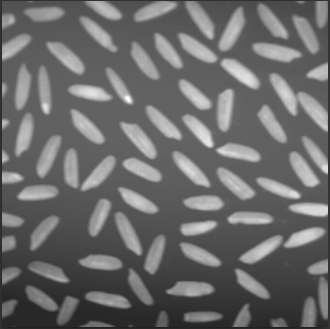
#> input picture Segmentação de arroz/arroz.png, 330 x 329 px
$ jupyter execute seg_arroz.ipynb
#> lines starting #> are read from the running program, lines starting #| are printed output that depends on the picture; after the words box and inside, x2 and y2 are one past the last pixel; in counts of white or black regions, pixels touching at a corner belong together
# Segmentação e contornos de graõs de arroz
Para a realização deste trabalho é usado a linguagem de programação [Python](https://www.python.org/) na versão 3.8. Para a implementação do algoritmo é usado as bibliotecas: [Opencv](https://opencv.org/) na versão 3.5, [Imutils](https://github.com/jrosebr1/imutils) na versão 0.5.4, e [Matplotlib](https://matplotlib.org/stable/index.html) na versão 3.3.

  * Primeiro é usado um algoritmo de segmentação, para posteriormente, realizar os contornos apenas nos objetos de interesse.
   *  [*Adaptive Threshold*](https://docs.opencv.org/3.4/d7/d4d/tutorial_py_thresholding.html)
  * Posteriormente é usado um tecnicas de cotornos de objetos em imagens.
      * [findContours](https://docs.opencv.org/master/d4/d73/tutorial_py_contours_begin.html)
      * [drawContours](https://docs.opencv.org/master/d4/d73/tutorial_py_contours_begin.html)
      * [grab_contours]()

[cell 1]
# Bibliotecas usadas
import cv2
import matplotlib.pyplot as plt
import imutils

### Função para plotar as imagens

[cell 2]
def image_plot(img, seg_img, titulo): # Recebe duas imagens e uma lista com os titulos
    img = cv2.cvtColor(img, cv2.COLOR_BGR2RGB) #Covertendo a imagem para RGB
    seg_img = cv2.cvtColor(seg_img, cv2.COLOR_BGR2RGB) #Covertendo a imagem para RGB

    fig, ax1 = plt.subplots(1, 2, figsize=(12, 8)) # Criando os objetos para o subplot
    plt.tight_layout() # Definindo Layaut da imagem
    fig.suptitle(titulo[0]) # Titulo da figura
    ax1[0].set_title(titulo[1]) # Titulo da primeira subfigura
    ax1[1].set_title(titulo[2]) # # Titulo da segunda subfigura

    ax1[0].imshow(img) # Platando a primeira imagem
    ax1[1].imshow(seg_img) # Platando a segunda imagem

    plt.show()

### Lenado a imagem e transformando a mesma em escala de cinza

[cell 3]
# Lendo a imagem e deixando ela com a escala de 500 por 500
image = cv2.imread("arroz.png") # Lendo a imagem
#> image is the input picture: shape (329, 330, 3); min 34, max 255, mean 107
image = cv2.resize(image, (500, 500)) # Transformando o tamanho em 500 por 500 pixeis
#> image: shape (500, 500, 3)
gray_image = cv2.cvtColor(image, cv2.COLOR_BGR2GRAY) # Transformando em escala de Cinzar

### Usando *Adaptive Threshold* do opencv para segmentar os grãos de arroz

O *Adaptive Threshold* é um algoritmo de segmentação baseado limiaridade que usa limiares adaptativos, esse algoritmo determina o limite de um pixel com base em uma pequena região ao seu redor. Portanto, é obitdo limites diferentes para regiões diferentes da mesma imagem, o que dá melhores resultados para imagens com iluminação variável.

Esse algoritmo possuí 6 parâmetros de entrada:

   * O primeiro é a imagem que será segmentada que deve ser uma imagem em tons de cinza (image).
   * O segundo consiste no valor maximo de máximo atribuído a valores de pixel que excedem o limite (255.0).
   * O terceiro parametro cosiste no método de limiarização, esse método usa a média da área vizinhança menos uma constante [(ADAPTIVE_THRESH_MEAN_C)](https://docs.opencv.org/4.4.0/d7/d1b/group__imgproc__misc.html#ggaa42a3e6ef26247da787bf34030ed772cad0c5199ae8637a6b195062fea4789fa9).
   * O quanto argumento da função consiste no tipo de limearizador que nesse caso é o [(THRESH_BINARY)](https://docs.opencv.org/4.4.0/d7/d1b/group__imgproc__misc.html#ggaa9e58d2860d4afa658ef70a9b1115576a147222a96556ebc1d948b372bcd7ac59), transforma uma imagem em tons de cinza em uma imagem binária, ou seja, os pixeis com o valor maior que o limear é atribuido a 0.
   * O quinto argumento da função consiste no tamanhos da vizinhaça usada para calcular a media, 51 ou senha a visinhaça vai ser de 51x51 pixeis.
   * Por fim a constante que é usada para subtrar a média dos pixeis vizinhos (-20.0)


[cell 4]
# Usando a função do OpenCV para aplicar o adaptiveThreshold para seguimentar a imagem
output_adapthresh = cv2.adaptiveThreshold(gray_image, 255.0,
		 cv2.ADAPTIVE_THRESH_MEAN_C, cv2.THRESH_BINARY,  51,  -20.0)
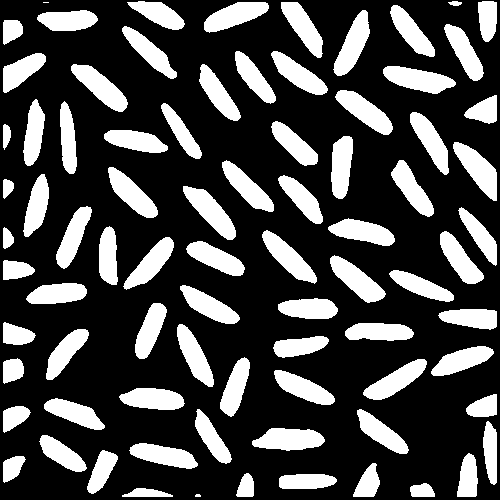
#> output_adapthresh: shape (500, 500); 28.2% white; 82 white regions (2 under 20 px), largest, box (x1, y1, x2, y2) and area: (383, 66, 456, 94) 1243, (252, 428, 325, 451) 1236, (183, 186, 236, 240) 1212

[cell 5]
# Plotando a imagem normal e a imagem segmentada lado a lado.
image_plot(image, output_adapthresh, ["Adaptive Threshold", "Imagem Normal",
                                       "Imagem segmentada"])
#> in image_plot, `seg_img = cv2.cvtColor(seg_img, cv2.COLOR_BGR2RGB)`: seg_img: shape (500, 500, 3); 28.2% white; 82 white regions (2 under 20 px)
#> in image_plot, `plt.show()`:
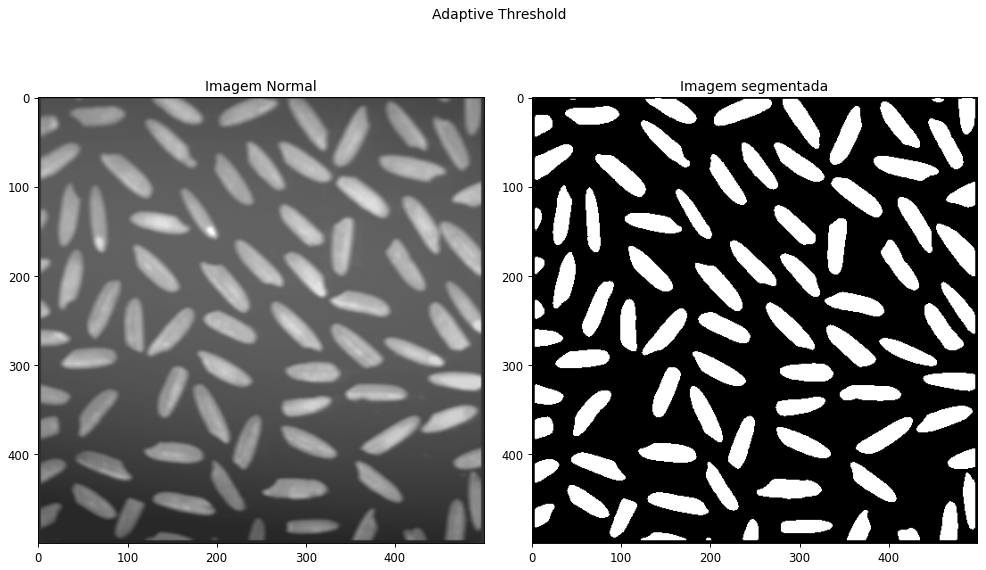
#> figure drawn by matplotlib, 2 panels

### Aplicando os contornos vermelhos nos objetos segmentados
Os contornos podem ser explicados simplesmente como uma curva que une todos os pontos contínuos (ao longo da fronteira), tendo a mesma cor ou intensidade. Os contornos são uma ferramenta útil para análise de formas e detecção e reconhecimento de objetos.

É utilizado três funções para realizar os contornos:
  * [findContours](https://docs.opencv.org/master/d4/d73/tutorial_py_contours_begin.html) do Opencv
     * Há três argumentos na função *cv.findContours()*, o primeiro é a imagem de origem, o segundo é o modo de recuperação de contorno e o terceiro é o método de aproximação de contorno. *cnts* é uma lista Python de todos os contornos da imagem. Cada contorno individual é um array de coordenadas (x, y) de pontos de fronteira do objeto.

  * [grab_contours]() da biblioteca Imutils
   * Essa biblioteca é usada apenas para normalizar o tipo de retorno da lista de contorno, para ser compatível com a proxima função *drawContours*

  * [drawContours](https://docs.opencv.org/master/d4/d73/tutorial_py_contours_begin.html) também do Opencv
      * Para desenhar os contornos, a função *cv.drawContours* é usada. Ela também pode ser usado para desenhar qualquer forma, desde que tenha os pontos de limite. Seu primeiro argumento é a imagem de origem, o segundo argumento são os contornos que devem ser passados como uma lista Python, o terceiro argumento é o índice de contornos (útil ao desenhar contornos individuais, para desenhar todos os contornos, usa-se  -1) e os argumentos restantes são cor (Vermelha "0, 0, 255") e espessura do cotorno.


[cell 6]
cnts = cv2.findContours(output_adapthresh, cv2.RETR_EXTERNAL, cv2.CHAIN_APPROX_SIMPLE) # Criando a lista de contornos
#> cnts = 82 contours, 2 with area under 20; largest, box (x1, y1, x2, y2) and area: (383, 66, 456, 94) 1166, (252, 428, 325, 451) 1160, (183, 186, 236, 240) 1145, (453, 142, 497, 201) 1143, (71, 64, 128, 112) 1138
cnts = imutils.grab_contours(cnts) # Normalizando o tipo da lista

for c in cnts:
    cv2.drawContours(image, [c], -1, (0, 0, 255), 2) # Realizando os contornos na imagem
#> this loop made 82 passes
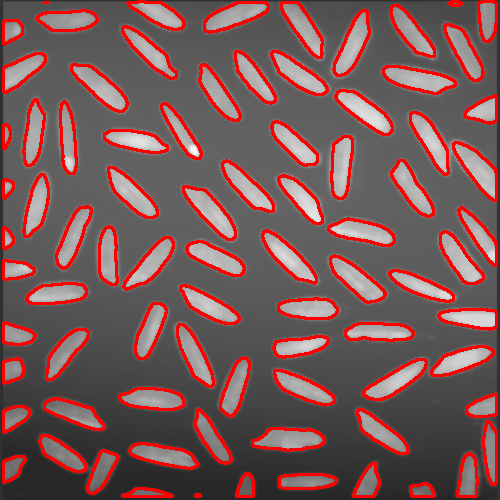
#> image: shape (500, 500, 3); mean B, G, R 88, 88, 124.1

print("A imagem tem "+str(len(cnts))+" grãos de arroz") # A quantidade de arroz
#| A imagem tem 82 grãos de arroz

[cell 7]
# Plotando a imagem  com os contornos dos arroz
image_plot(image, output_adapthresh, ["Adaptive Threshold", "Imagem com Contornos",
                                       "Imagem segmentada"])
#> in image_plot (call 2), `plt.show()`:
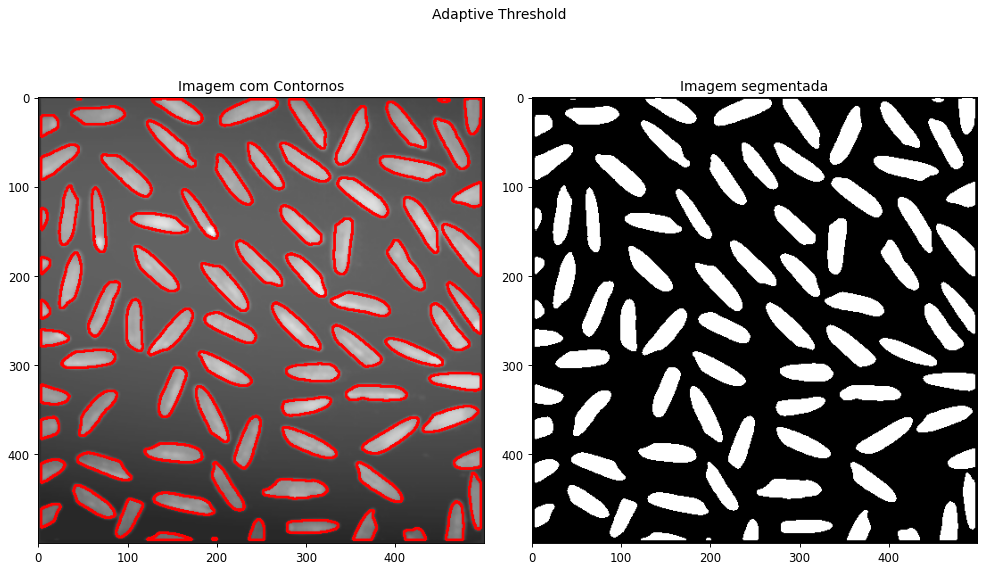
#> figure drawn by matplotlib, 2 panels
